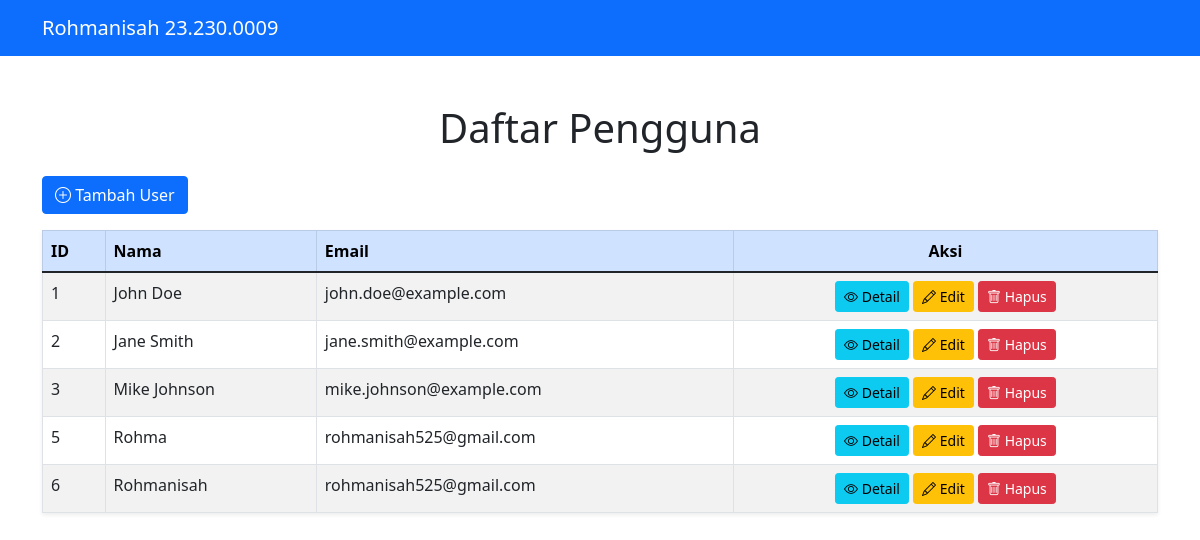
The page /belajar-mvc-rohma09/index.php on the database its author committed.
### tables this page shows
CREATE TABLE `users` (
  `id` int(10) NOT NULL,
  `nama` varchar(255) NOT NULL,
  `email` varchar(255) NOT NULL
);

### belajar-mvc-rohma09/App/Controllers/UserController.php (called while the page is built, shortened)
<?php
require_once 'App/Models/User.php';
class UserController
{
    private $userModel;
    public function __construct($dbConnection)
    {
        $this->userModel = new Users($dbConnection);
    }
    public function index()
    {
        $users = $this->userModel->getAllUsers();
        require_once 'App/Views/userListView.php';
    }
}

### belajar-mvc-rohma09/App/Models/User.php (called while the page is built, shortened)
<?php
class Users
{
   private $db;
   public function __construct($dbConnection)
   {
      $this->db = $dbConnection;
   }
   public function getAllUsers()
   {
      $stmt = $this->db->query("SELECT * FROM users");
      return $stmt->fetchAll(PDO::FETCH_ASSOC);
   }
}

### belajar-mvc-rohma09/App/Views/userListView.php (the view, shortened to what this page needs)
<!DOCTYPE html>
<html lang="en">
<head>
    <link href="https://cdn.jsdelivr.net/npm/bootstrap@5.1.3/dist/css/bootstrap.min.css" rel="stylesheet">
    <link rel="stylesheet" href="https://cdn.jsdelivr.net/npm/bootstrap-icons/font/bootstrap-icons.css">
</head>
<body>
    <nav class="navbar navbar-expand-lg navbar-dark bg-primary">
        <div class="container">
            <a class="navbar-brand" href="index.php">Rohmanisah 23.230.0009</a>
        </div>
    </nav>
    <div class="container mt-5">
        <h1 class="mb-4 text-center">Daftar Pengguna</h1>
        <a href="?action=create" class="btn btn-primary mb-3">
            <i class="bi bi-plus-circle"></i> Tambah User
        </a>
        <table class="table table-hover table-striped table-bordered shadow-sm">
            <thead class="table-primary">
                <tr>
                    <th>ID</th>
                    <th>Nama</th>
                    <th>Email</th>
                    <th class="text-center">Aksi</th>
                </tr>
            </thead>
            <tbody>
                <?php if (!empty($users)): ?>
                    <?php foreach ($users as $user): ?>
                        <tr>
                            <td><?php echo $user['id']; ?></td>
                            <td><?php echo $user['nama']; ?></td>
                            <td><?php echo $user['email']; ?></td>
                            <td class="text-center">
                                <a href="?action=show&id=<?php echo $user['id']; ?>" class="btn btn-info btn-sm">
                                    <i class="bi bi-eye"></i> Detail
                                </a>
                                <a href="?action=edit&id=<?php echo $user['id']; ?>" class="btn btn-warning btn-sm">
                                    <i class="bi bi-pencil"></i> Edit
                                </a>
                                <a href="?action=delete&id=<?php echo $user['id']; ?>" class="btn btn-danger btn-sm" onclick="return confirm('Apakah Anda yakin ingin menghapus pengguna ini?')">
                                    <i class="bi bi-trash"></i> Hapus
                                </a>
                            </td>
                        </tr>
                    <?php endforeach; ?>
                <?php else: ?>
                    <tr>
                        <td colspan="4" class="text-center">Tidak ada data pengguna.</td>
                    </tr>
                <?php endif; ?>
            </tbody>
        </table>
    </div>
</body>
</html>

### belajar-mvc-rohma09/index.php (shortened to what this page needs)
<?php
require_once 'App/Controllers/UserController.php';
$dbConnection = getDBConnection();
$controller = new UserController($dbConnection);
$action = isset($_GET['action']) ? $_GET['action'] : 'index';
switch ($action) {
    default:
        $controller->index();
        break;
}

### rows shown on the page
users: id "1", nama "John Doe", email "john.doe@example.com"
users: id "2", nama "Jane Smith", email "jane.smith@example.com"
users: id "3", nama "Mike Johnson", email "mike.johnson@example.com"
users: id "5", nama "Rohma", email "rohmanisah525@gmail.com"
users: id "6", nama "Rohmanisah", email "rohmanisah525@gmail.com"
